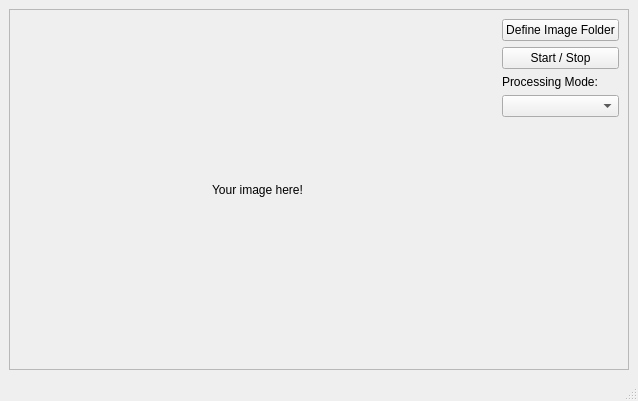
<?xml version="1.0" encoding="UTF-8"?>
<ui version="4.0">
 <class>MainWindow</class>
 <widget class="QMainWindow" name="MainWindow">
  <property name="geometry">
   <rect>
    <x>0</x>
    <y>0</y>
    <width>638</width>
    <height>401</height>
   </rect>
  </property>
  <property name="windowTitle">
   <string>imApp</string>
  </property>
  <widget class="QWidget" name="centralwidget">
   <layout class="QFormLayout" name="formLayout">
    <item row="0" column="0" colspan="2">
     <widget class="QFrame" name="frame">
      <property name="sizePolicy">
       <sizepolicy hsizetype="Expanding" vsizetype="Expanding">
        <horstretch>0</horstretch>
        <verstretch>0</verstretch>
       </sizepolicy>
      </property>
      <property name="frameShape">
       <enum>QFrame::StyledPanel</enum>
      </property>
      <property name="frameShadow">
       <enum>QFrame::Raised</enum>
      </property>
      <layout class="QHBoxLayout" name="horizontalLayout">
       <item>
        <widget class="QLabel" name="lbl_Img">
         <property name="sizePolicy">
          <sizepolicy hsizetype="Expanding" vsizetype="Preferred">
           <horstretch>0</horstretch>
           <verstretch>0</verstretch>
          </sizepolicy>
         </property>
         <property name="text">
          <string>Your image here!</string>
         </property>
         <property name="alignment">
          <set>Qt::AlignCenter</set>
         </property>
         <property name="textInteractionFlags">
          <set>Qt::NoTextInteraction</set>
         </property>
        </widget>
       </item>
       <item>
        <layout class="QVBoxLayout" name="verticalLayout">
         <property name="sizeConstraint">
          <enum>QLayout::SetMinimumSize</enum>
         </property>
         <item>
          <widget class="QPushButton" name="bp_DefineImg">
           <property name="text">
            <string>Define Image Folder</string>
           </property>
          </widget>
         </item>
         <item>
          <widget class="QPushButton" name="pb_StartStop">
           <property name="sizePolicy">
            <sizepolicy hsizetype="Preferred" vsizetype="Fixed">
             <horstretch>0</horstretch>
             <verstretch>0</verstretch>
            </sizepolicy>
           </property>
           <property name="text">
            <string>Start / Stop</string>
           </property>
          </widget>
         </item>
         <item>
          <widget class="QLabel" name="lbl_ProcMode">
           <property name="sizePolicy">
            <sizepolicy hsizetype="Preferred" vsizetype="Fixed">
             <horstretch>0</horstretch>
             <verstretch>0</verstretch>
            </sizepolicy>
           </property>
           <property name="text">
            <string>Processing Mode:</string>
           </property>
          </widget>
         </item>
         <item>
          <widget class="QComboBox" name="cb_ProcMode"/>
         </item>
         <item>
          <spacer name="verticalSpacer">
           <property name="orientation">
            <enum>Qt::Vertical</enum>
           </property>
           <property name="sizeHint" stdset="0">
            <size>
             <width>20</width>
             <height>40</height>
            </size>
           </property>
          </spacer>
         </item>
        </layout>
       </item>
      </layout>
     </widget>
    </item>
   </layout>
  </widget>
  <widget class="QMenuBar" name="menubar">
   <property name="geometry">
    <rect>
     <x>0</x>
     <y>0</y>
     <width>638</width>
     <height>22</height>
    </rect>
   </property>
  </widget>
  <widget class="QStatusBar" name="statusbar"/>
 </widget>
 <resources/>
 <connections/>
</ui>
